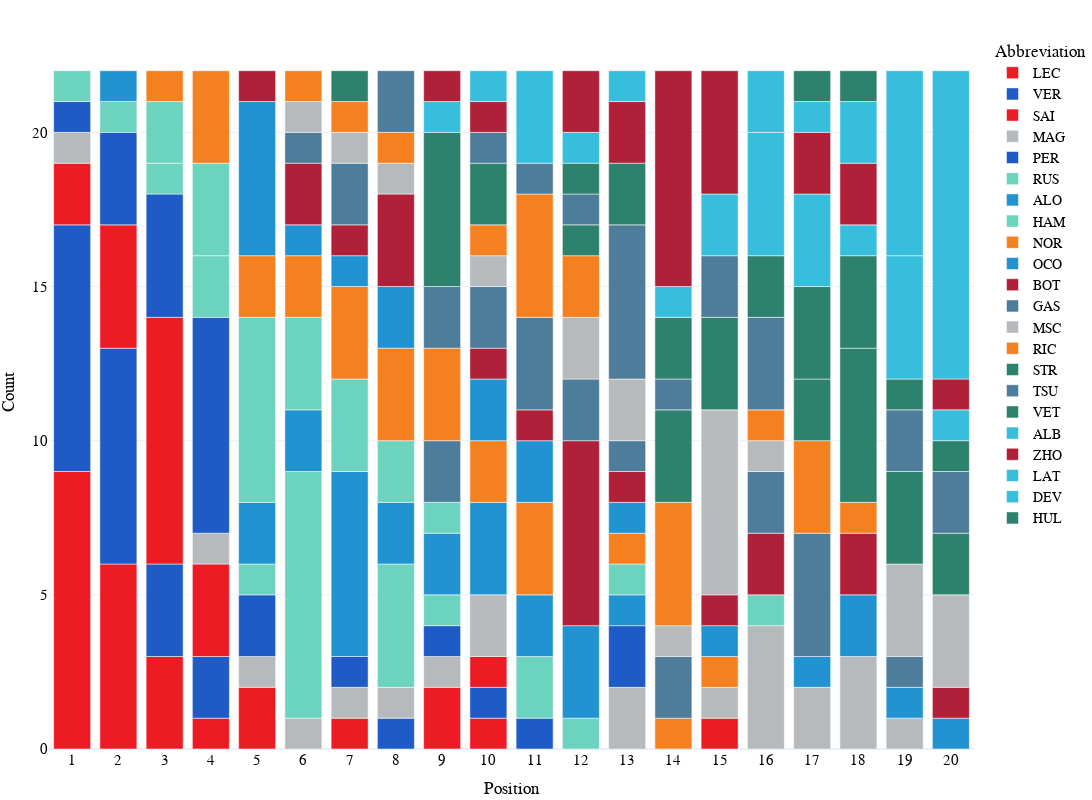

Notebook code cell kept with this figure:
### Code cell
fig_qualy=px.bar(grouped_qualy, 
           x="Position", 
           y='Count', 
           color='Abbreviation',
        #    title="Race Position Counts By Driver for the {} F1 Season".format(year),
           height=800, 
           width=1200, 
           template="plotly_white",
           color_discrete_map={
                "ALB": "#37BEDD",
                 "ALO": "#2293d1",
                 "BOT": "#b12039",
                 "DEV": "#37bedd",
                 "GAS": "#4e7c9b",
                 "HAM": "#6CD3BF",
                 "HUL": "#2d826d",
                 "LAT": "#37bedd",
                 "LAW": "#5E8FAA",
                 "LEC": "#ed1c24",
                 "MAG": "#b6babd",
                 "MSC": "#b6babd",
                 "NOR": "#f58020",
                 "OCO": "#2293d1",
                 "PER": "#1e5bc6",
                 "PIA": "#F58020",
                 "RIC": "#f58020",
                 "RUS": "#6CD3BF",
                 "SAI": "#ed1c24",
                 "STR": "#2d826d",
                 "TSU": "#4e7c9b",
                 "VER": "#1e5bc6",
                 "VET": "#2d826d",
                 "ZHO": "#b12039"
            },
            )

fig_qualy.update_layout(
    hoverlabel=dict(
        bgcolor="white",
        font_size=16,
        font_family="PT Sans Narrow"
    ),
    title_x=0.5,
    yaxis = dict(tickfont = dict(size=15)),
    xaxis = dict(tickfont = dict(size=15),
    tickmode = 'linear',
    tick0 = 1,
    dtick = 1),
    font=dict(
        family="PT Sans Narrow",
        size=14,
        color="Black"
    ),
    title_font_family="PT Sans Narrow",
        margin=dict(l=5, r=5, t=35, b=5)
)
# fig.update_traces(marker={'size': 12})

### Figure 1 — Plotly figure (JSON) as saved in the notebook; plotly's stock layout.template omitted (floating-point values rounded to 4 significant figures)
{"data": [{"alignmentgroup": "True", "hovertemplate": "Abbreviation=LEC<br>Position=%{x}<br>Count=%{y}<extra></extra>", "legendgroup": "LEC", "marker": {"color": "#ed1c24", "pattern": {"shape": ""}}, "name": "LEC", "offsetgroup": "LEC", "orientation": "v", "showlegend": true, "textposition": "auto", "type": "bar", "x": [1, 2, 3, 4, 7, 10, 15], "xaxis": "x", "y": [9, 6, 3, 1, 1, 1, 1], "yaxis": "y"}, {"alignmentgroup": "True", "hovertemplate": "Abbreviation=VER<br>Position=%{x}<br>Count=%{y}<extra></extra>", "legendgroup": "VER", "marker": {"color": "#1e5bc6", "pattern": {"shape": ""}}, "name": "VER", "offsetgroup": "VER", "orientation": "v", "showlegend": true, "textposition": "auto", "type": "bar", "x": [1, 2, 3, 4, 8, 10], "xaxis": "x", "y": [8, 7, 3, 2, 1, 1], "yaxis": "y"}, {"alignmentgroup": "True", "hovertemplate": "Abbreviation=SAI<br>Position=%{x}<br>Count=%{y}<extra></extra>", "legendgroup": "SAI", "marker": {"color": "#ed1c24", "pattern": {"shape": ""}}, "name": "SAI", "offsetgroup": "SAI", "orientation": "v", "showlegend": true, "textposition": "auto", "type": "bar", "x": [1, 2, 3, 4, 5, 9, 10], "xaxis": "x", "y": [2, 4, 8, 3, 2, 2, 1], "yaxis": "y"}, {"alignmentgroup": "True", "hovertemplate": "Abbreviation=MAG<br>Position=%{x}<br>Count=%{y}<extra></extra>", "legendgroup": "MAG", "marker": {"color": "#b6babd", "pattern": {"shape": ""}}, "name": "MAG", "offsetgroup": "MAG", "orientation": "v", "showlegend": true, "textposition": "auto", "type": "bar", "x": [1, 4, 5, 6, 7, 8, 9, 10, 13, 15, 16, 17, 18, 19], "xaxis": "x", "y": [1, 1, 1, 1, 1, 1, 1, 2, 2, 1, 4, 2, 3, 1], "yaxis": "y"}, {"alignmentgroup": "True", "hovertemplate": "Abbreviation=PER<br>Position=%{x}<br>Count=%{y}<extra></extra>", "legendgroup": "PER", "marker": {"color": "#1e5bc6", "pattern": {"shape": ""}}, "name": "PER", "offsetgroup": "PER", "orientation": "v", "showlegend": true, "textposition": "auto", "type": "bar", "x": [1, 2, 3, 4, 5, 7, 9, 11, 13], "xaxis": "x", "y": [1, 3, 4, 7, 2, 1, 1, 1, 2], "yaxis": "y"}, {"alignmentgroup": "True", "hovertemplate": "Abbreviation=RUS<br>Position=%{x}<br>Count=%{y}<extra></extra>", "legendgroup": "RUS", "marker": {"color": "#6CD3BF", "pattern": {"shape": ""}}, "name": "RUS", "offsetgroup": "RUS", "orientation": "v", "showlegend": true, "textposition": "auto", "type": "bar", "x": [1, 2, 3, 4, 5, 6, 8, 9, 11, 12], "xaxis": "x", "y": [1, 1, 1, 2, 1, 8, 4, 1, 2, 1], "yaxis": "y"}, {"alignmentgroup": "True", "hovertemplate": "Abbreviation=ALO<br>Position=%{x}<br>Count=%{y}<extra></extra>", "legendgroup": "ALO", "marker": {"color": "#2293d1", "pattern": {"shape": ""}}, "name": "ALO", "offsetgroup": "ALO", "orientation": "v", "showlegend": true, "textposition": "auto", "type": "bar", "x": [2, 5, 6, 7, 8, 9, 10, 11, 13, 17], "xaxis": "x", "y": [1, 2, 2, 6, 2, 2, 3, 2, 1, 1], "yaxis": "y"}, {"alignmentgroup": "True", "hovertemplate": "Abbreviation=HAM<br>Position=%{x}<br>Count=%{y}<extra></extra>", "legendgroup": "HAM", "marker": {"color": "#6CD3BF", "pattern": {"shape": ""}}, "name": "HAM", "offsetgroup": "HAM", "orientation": "v", "showlegend": true, "textposition": "auto", "type": "bar", "x": [3, 4, 5, 6, 7, 8, 9, 13, 16], "xaxis": "x", "y": [2, 3, 6, 3, 3, 2, 1, 1, 1], "yaxis": "y"}, {"alignmentgroup": "True", "hovertemplate": "Abbreviation=NOR<br>Position=%{x}<br>Count=%{y}<extra></extra>", "legendgroup": "NOR", "marker": {"color": "#f58020", "pattern": {"shape": ""}}, "name": "NOR", "offsetgroup": "NOR", "orientation": "v", "showlegend": true, "textposition": "auto", "type": "bar", "x": [3, 4, 5, 6, 7, 8, 10, 11, 13, 14, 15], "xaxis": "x", "y": [1, 3, 2, 2, 3, 3, 2, 3, 1, 1, 1], "yaxis": "y"}, {"alignmentgroup": "True", "hovertemplate": "Abbreviation=OCO<br>Position=%{x}<br>Count=%{y}<extra></extra>", "legendgroup": "OCO", "marker": {"color": "#2293d1", "pattern": {"shape": ""}}, "name": "OCO", "offsetgroup": "OCO", "orientation": "v", "showlegend": true, "textposition": "auto", "type": "bar", "x": [5, 6, 7, 8, 10, 11, 12, 13, 15, 18, 19, 20], "xaxis": "x", "y": [5, 1, 1, 2, 2, 2, 3, 1, 1, 2, 1, 1], "yaxis": "y"}, {"alignmentgroup": "True", "hovertemplate": "Abbreviation=BOT<br>Position=%{x}<br>Count=%{y}<extra></extra>", "legendgroup": "BOT", "marker": {"color": "#b12039", "pattern": {"shape": ""}}, "name": "BOT", "offsetgroup": "BOT", "orientation": "v", "showlegend": true, "textposition": "auto", "type": "bar", "x": [5, 6, 7, 8, 10, 11, 12, 13, 15, 16, 18, 20], "xaxis": "x", "y": [1, 2, 1, 3, 1, 1, 6, 1, 1, 2, 2, 1], "yaxis": "y"}, {"alignmentgroup": "True", "hovertemplate": "Abbreviation=GAS<br>Position=%{x}<br>Count=%{y}<extra></extra>", "legendgroup": "GAS", "marker": {"color": "#4e7c9b", "pattern": {"shape": ""}}, "name": "GAS", "offsetgroup": "GAS", "orientation": "v", "showlegend": true, "textposition": "auto", "type": "bar", "x": [6, 7, 9, 10, 11, 12, 13, 14, 16, 17, 19], "xaxis": "x", "y": [1, 2, 2, 2, 3, 2, 1, 2, 2, 4, 1], "yaxis": "y"}, {"alignmentgroup": "True", "hovertemplate": "Abbreviation=MSC<br>Position=%{x}<br>Count=%{y}<extra></extra>", "legendgroup": "MSC", "marker": {"color": "#b6babd", "pattern": {"shape": ""}}, "name": "MSC", "offsetgroup": "MSC", "orientation": "v", "showlegend": true, "textposition": "auto", "type": "bar", "x": [6, 7, 8, 10, 12, 13, 14, 15, 16, 19, 20], "xaxis": "x", "y": [1, 1, 1, 1, 2, 2, 1, 6, 1, 3, 3], "yaxis": "y"}, {"alignmentgroup": "True", "hovertemplate": "Abbreviation=RIC<br>Position=%{x}<br>Count=%{y}<extra></extra>", "legendgroup": "RIC", "marker": {"color": "#f58020", "pattern": {"shape": ""}}, "name": "RIC", "offsetgroup": "RIC", "orientation": "v", "showlegend": true, "textposition": "auto", "type": "bar", "x": [6, 7, 8, 9, 10, 11, 12, 14, 16, 17, 18], "xaxis": "x", "y": [1, 1, 1, 3, 1, 4, 2, 4, 1, 3, 1], "yaxis": "y"}, {"alignmentgroup": "True", "hovertemplate": "Abbreviation=STR<br>Position=%{x}<br>Count=%{y}<extra></extra>", "legendgroup": "STR", "marker": {"color": "#2d826d", "pattern": {"shape": ""}}, "name": "STR", "offsetgroup": "STR", "orientation": "v", "showlegend": true, "textposition": "auto", "type": "bar", "x": [7, 10, 12, 14, 15, 17, 18, 19, 20], "xaxis": "x", "y": [1, 2, 1, 3, 3, 2, 5, 3, 2], "yaxis": "y"}, {"alignmentgroup": "True", "hovertemplate": "Abbreviation=TSU<br>Position=%{x}<br>Count=%{y}<extra></extra>", "legendgroup": "TSU", "marker": {"color": "#4e7c9b", "pattern": {"shape": ""}}, "name": "TSU", "offsetgroup": "TSU", "orientation": "v", "showlegend": true, "textposition": "auto", "type": "bar", "x": [8, 9, 10, 11, 12, 13, 14, 15, 16, 19, 20], "xaxis": "x", "y": [2, 2, 1, 1, 1, 5, 1, 2, 3, 2, 2], "yaxis": "y"}, {"alignmentgroup": "True", "hovertemplate": "Abbreviation=VET<br>Position=%{x}<br>Count=%{y}<extra></extra>", "legendgroup": "VET", "marker": {"color": "#2d826d", "pattern": {"shape": ""}}, "name": "VET", "offsetgroup": "VET", "orientation": "v", "showlegend": true, "textposition": "auto", "type": "bar", "x": [9, 12, 13, 14, 16, 17, 18, 19, 20], "xaxis": "x", "y": [5, 1, 2, 2, 2, 3, 3, 1, 1], "yaxis": "y"}, {"alignmentgroup": "True", "hovertemplate": "Abbreviation=ALB<br>Position=%{x}<br>Count=%{y}<extra></extra>", "legendgroup": "ALB", "marker": {"color": "#37BEDD", "pattern": {"shape": ""}}, "name": "ALB", "offsetgroup": "ALB", "orientation": "v", "showlegend": true, "textposition": "auto", "type": "bar", "x": [9, 11, 12, 14, 15, 16, 17, 18, 19, 20], "xaxis": "x", "y": [1, 3, 1, 1, 2, 4, 3, 1, 4, 1], "yaxis": "y"}, {"alignmentgroup": "True", "hovertemplate": "Abbreviation=ZHO<br>Position=%{x}<br>Count=%{y}<extra></extra>", "legendgroup": "ZHO", "marker": {"color": "#b12039", "pattern": {"shape": ""}}, "name": "ZHO", "offsetgroup": "ZHO", "orientation": "v", "showlegend": true, "textposition": "auto", "type": "bar", "x": [9, 10, 12, 13, 14, 15, 17, 18, 20], "xaxis": "x", "y": [1, 1, 2, 2, 7, 4, 2, 2, 1], "yaxis": "y"}, {"alignmentgroup": "True", "hovertemplate": "Abbreviation=LAT<br>Position=%{x}<br>Count=%{y}<extra></extra>", "legendgroup": "LAT", "marker": {"color": "#37bedd", "pattern": {"shape": ""}}, "name": "LAT", "offsetgroup": "LAT", "orientation": "v", "showlegend": true, "textposition": "auto", "type": "bar", "x": [10, 16, 17, 18, 19, 20], "xaxis": "x", "y": [1, 2, 1, 2, 6, 10], "yaxis": "y"}, {"alignmentgroup": "True", "hovertemplate": "Abbreviation=DEV<br>Position=%{x}<br>Count=%{y}<extra></extra>", "legendgroup": "DEV", "marker": {"color": "#37bedd", "pattern": {"shape": ""}}, "name": "DEV", "offsetgroup": "DEV", "orientation": "v", "showlegend": true, "textposition": "auto", "type": "bar", "x": [13], "xaxis": "x", "y": [1], "yaxis": "y"}, {"alignmentgroup": "True", "hovertemplate": "Abbreviation=HUL<br>Position=%{x}<br>Count=%{y}<extra></extra>", "legendgroup": "HUL", "marker": {"color": "#2d826d", "pattern": {"shape": ""}}, "name": "HUL", "offsetgroup": "HUL", "orientation": "v", "showlegend": true, "textposition": "auto", "type": "bar", "x": [17, 18], "xaxis": "x", "y": [1, 1], "yaxis": "y"}], "layout": {"barmode": "relative", "font": {"color": "Black", "family": "PT Sans Narrow", "size": 14}, "height": 800, "hoverlabel": {"bgcolor": "white", "font": {"family": "PT Sans Narrow", "size": 16}}, "legend": {"title": {"text": "Abbreviation"}, "tracegroupgap": 0}, "margin": {"b": 5, "l": 5, "r": 5, "t": 35}, "title": {"font": {"family": "PT Sans Narrow"}, "x": 0.5}, "width": 1200, "xaxis": {"anchor": "y", "domain": [0, 1], "dtick": 1, "tick0": 1, "tickfont": {"size": 15}, "tickmode": "linear", "title": {"text": "Position"}}, "yaxis": {"anchor": "x", "domain": [0, 1], "tickfont": {"size": 15}, "title": {"text": "Count"}}}}
